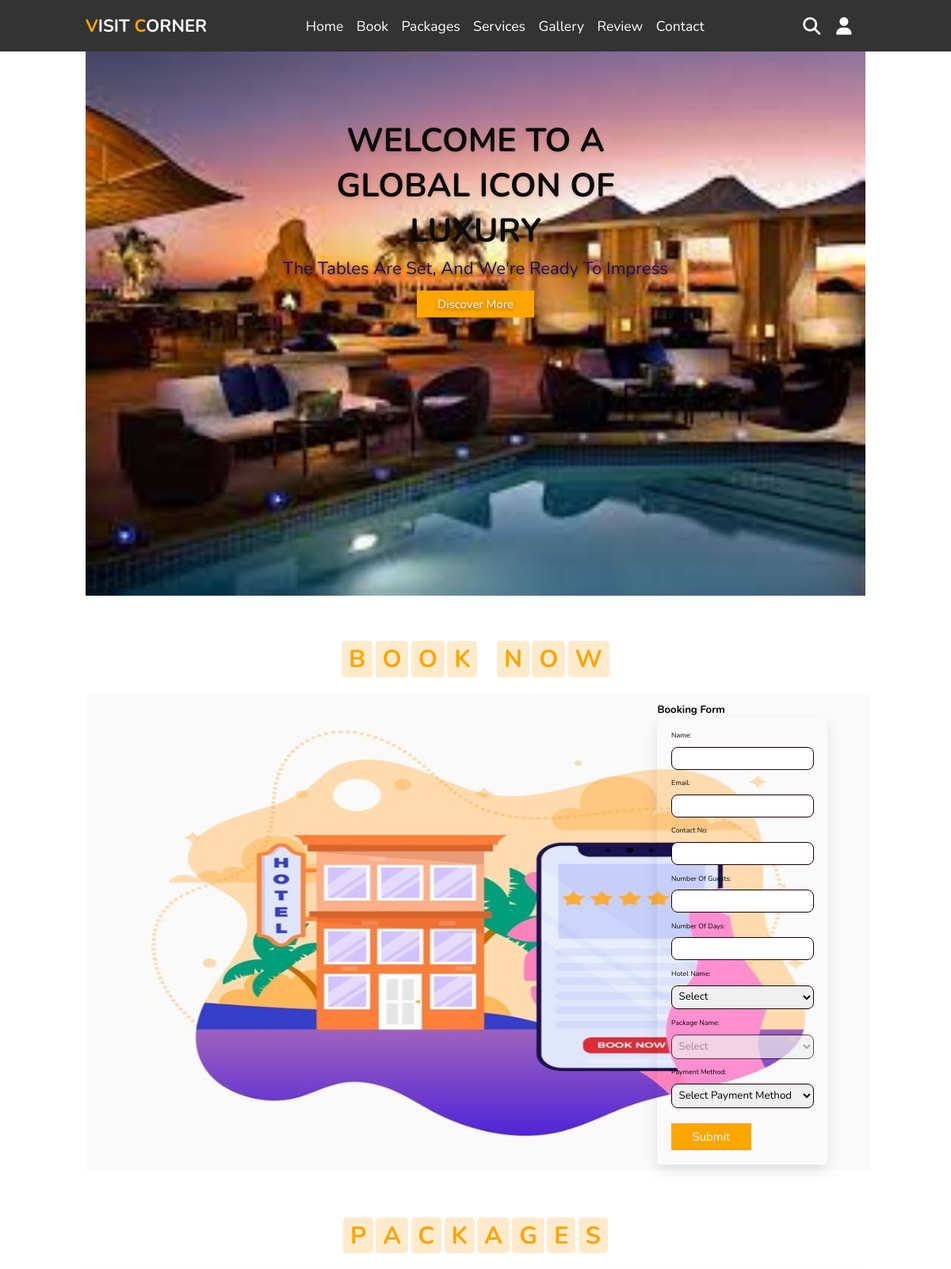
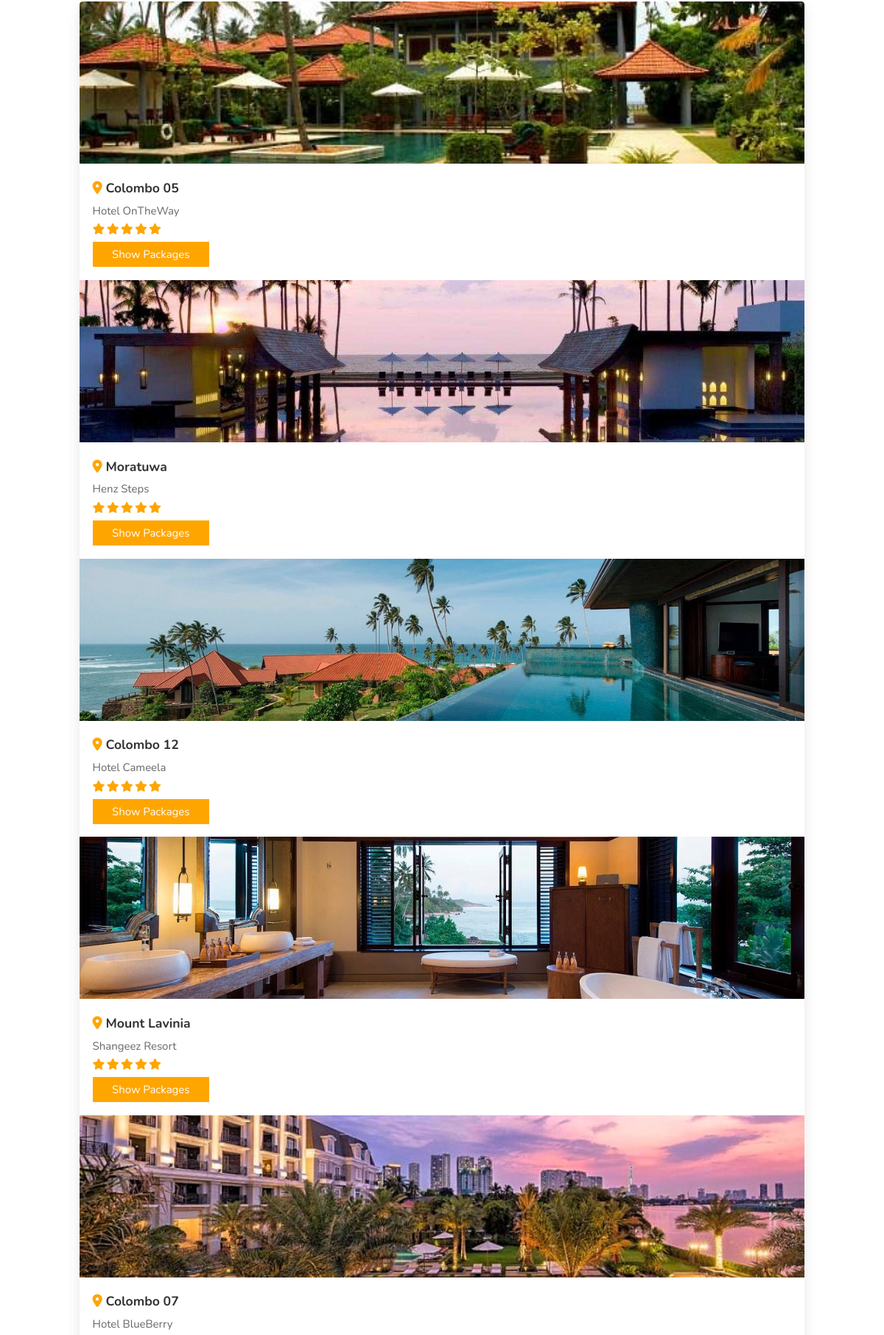
The page / (upper part) on the database its author committed (2 pictures, top to bottom).
### tables this page shows
CREATE TABLE IF NOT EXISTS `hotel` (
  `id` int NOT NULL AUTO_INCREMENT,
  `name` varchar(255) NOT NULL,
  `location` varchar(255) NOT NULL,
  `username` varchar(50) NOT NULL,
  `password` varchar(50) NOT NULL,
  `main_img` varchar(255) DEFAULT NULL,
  PRIMARY KEY (`id`)
);

### connection.php (called while the page is built, shortened)
<?php
class Database
{
    public static $connection;
    public static function setUpConnection()
    {
        if (!isset(Database::$connection)) {
            Database::$connection = new mysqli("localhost", "root", "No", "hotel_db", "3306");
        }
    }
    public static function search($q)
    {
        return Database::$connection->query($q);
    }
}

### index.php (the view, shortened to what this page needs)
<?php
require "connection.php";
?>
<!DOCTYPE html>
<html lang="en">
<head>
    <link rel="stylesheet" href="https://cdn.jsdelivr.net/npm/swiper@11/swiper-bundle.min.css" />
    <link rel="stylesheet" href="https://cdnjs.cloudflare.com/ajax/libs/font-awesome/6.5.1/css/all.min.css ">
    <link rel="stylesheet" href="style.css">
</head>
<body>
    <header>
        <a href="#" class="logo"><span>V</span>ISIT<span> C</span>ORNER</a>
        <nav class="navbar">
            <a href="#home"> Home</a>
            <a href="#book"> Book</a>
            <a href="#packages"> Packages</a>
            <a href="#services"> Services</a>
            <a href="#gallery"> Gallery</a>
            <a href="#review"> Review</a>
            <a href="#contact"> Contact</a>
        </nav>
        <div class="icons">
            <i class="fas fa-search" id="search-btn"></i>
            <i class="fas fa-user" id="login-btn"></i>
        </div>
        <form action="" class="search-bar-container">
            <label for="search-bar" class="fas fa-search"></label>
        </form>
    </header>
    <section class="home" id="home">
        <div class="image-container">
            <div class="container">
                <h3>welcome to A global icon of luxury</h3>
                <p>The tables are set, and we're ready to impress</p>
                <a href="#packages" class="btn">discover more</a>
            </div>
        </div>
    </section>
    <section class="book" id="book">
        <h1 class="heading">
            <span>b</span>
            <span>o</span>
            <span>o</span>
            <span>k</span>
            <span class="space"></span>
            <span>n</span>
            <span>o</span>
            <span>w</span>
        </h1>
        <div class="row">
            <div class="img">
                <img src="assets/images/booking forum image.jpg" alt="">
            </div>
            <div class="booking-form-container" id="bookingFormContainer">
                <h2>Booking Form</h2>
                <form id="bookingForm">
                    <div class="form-group">
                        <label for="name">Name:</label>
                        <input type="text" id="name" name="name" required>
                    </div>
                    <div class="form-group">
                        <label for="email">Email:</label>
                        <?php if (isset($_SESSION['user'])) { ?>
                            <input type="email" id="email1" name="email" value="<?= $_SESSION['user']['email'] ?>" required>
                        <?php } else { ?>
                            <input type="email" id="email1" name="email" required>
                        <?php } ?>
                    </div>
                    <div class="form-group">
                        <label for="contactNo">Contact No:</label>
                        <input type="tel" id="contactNo" name="contactNo" required>
                    </div>
                    <div class="form-group">
                        <label for="guests">Number of Guests:</label>
                        <input type="number" id="guests" name="guests" min="1" required>
                    </div>
                    <div class="form-group">
                        <label for="days">Number of Days:</label>
                        <input type="number" id="days" name="days" min="1" required>
                    </div>
                    <div class="form-group">
                        <label for="hotel">Hotel Name:</label>
                        <select id="hotel" name="hotel" onchange="loadPackage()">
                            <option value="0">Select</option>
                        </select>
                    </div>
                    <div class="form-group">
                        <label for="package">Package Name:</label>
                        <select id="package" name="package" disabled>
                            <option value="0">Select</option>
                        </select>
                    </div>
                    <div class="form-group">
                        <label for="paymentMethod">Payment Method:</label>
                        <select id="paymentMethod" name="paymentMethod" required>
                            <option value="0">Select Payment Method</option>
                        </select>
                    </div>
                    <button type="button" class="btn" onclick="bookingSubmit()">Submit</button>
                </form>
            </div>
    </section>
    <section class="packages" id="packages">
        <h1 class="heading">
            <span>p</span>
            <span>a</span>
            <span>c</span>
            <span>k</span>
            <span>a</span>
            <span>g</span>
            <span>e</span>
            <span>s</span>
        </h1>
        <div class="box-container">
            <div class="box">
                <?php
                $result = Database::search("SELECT * FROM hotel");
                while ($data = $result->fetch_assoc()) {
                ?>
                    <img src="<?= $data['main_img'] ?>" alt="">
                    <div class="content">
                        <h3><i class="fas fa-map-marker-alt"></i> <?= $data['location'] ?></h3>
                        <p><?= $data['name'] ?></p>
                        <div class="stars">
                            <i class="fas fa-star"></i>
                            <i class="fas fa-star"></i>
                            <i class="fas fa-star"></i>
                            <i class="fas fa-star"></i>
                            <i class="fas fa-star"></i>
                        </div>
                        <button class="btn" onclick="toggleDescription('<?= $data['id'] ?>')">Show packages</button>
                    </div>
                <?php } ?>
            </div>
        </div>
    </section>
</body>
</head>
</html>

### style.css (style rules this page uses)
:root { --orange: #ffa500; }
* { font-family: 'Nunito', sans-serif; margin: 0; padding: 0; box-sizing: border-box; text-transform: capitalize; outline: none; border: none; text-decoration: none; transition: all .2s linear; }
html { font-size: 62.5%; overflow-x: hidden; scroll-padding-top: 6rem; scroll-behavior: smooth; margin: 0%; }
section { padding: 2rem 9%; }
.heading { text-align: center; padding: 2.5rem 0; }
.heading span { font-size: 3.5rem; background: rgba(255, 155, 0, .2); color: var(--orange); border-radius: .5rem; padding: .2rem 1rem; display: inline-block; }
.heading span.space { background: none; }
.btn { display: inline-block; margin-top: 1rem; background: var(--orange); color: #fff; padding: .8rem 3rem; border: .2rem solid --orange; cursor: pointer; font-size: 1.7rem; }
header { position: fixed; top: 0; left: 0; right: 0; background: #333; z-index: 1000; display: flex; align-items: center; justify-content: space-between; padding: 2rem 9%; }
header .logo { font-size: 2.5rem; font-weight: bolder; color: #fff; text-transform: uppercase; }
header .logo span { color: var(--orange); }
header .navbar a { color: #fff; font-size: 2rem; margin: .8rem; }
header .icons i { font-size: 2.5rem; color: #fff; cursor: pointer; margin-right: 2rem; }
header .search-bar-container { position: absolute; top: 100%; left: 0; right: 0; padding: 1.5rem 2rem; background: #333; border-top: .1rem solid rgba(255, 255, 255, .2); display: flex; align-items: center; z-index: 1001; clip-path: polygon(0 0, 100% 0, 100% 0, 0 0); }
header .search-bar-container label { color: #fff; cursor: pointer; font-size: 3rem; margin-left: 1.5rem; }
.home .image-container { position: relative; text-align: center; }
.home .container { position: absolute; top: 35%; left: 50%; transform: translate(-50%, -50%); color: #fff; text-align: center; display: flex; flex-direction: column; align-items: center; justify-content: center; text-shadow: 0 2px 4px rgba(0, 0, 0, 0.5); }
.home .container h3 { font-size: 4.75rem; color: #0c0c0c; text-transform: uppercase; text-shadow: 0 .3rem .5rem rgba(0, 0, 0, .1); }
.home .container p { font-size: 2.5rem; color: #240d59; padding: .5rem 0; }
.book .row { display: flex; flex-wrap: wrap; gap: 1.5rem; align-items: center; }
.book .row .img img { width: 150%; height: 600px; }
.book .row form { flex: 1 1 40rem; padding: 2rem; box-shadow: 0 1rem 2rem rgba(0, 0, 0, .1); border-radius: .5rem; }
.packages .box-container { display: flex; flex-wrap: wrap; gap: 2rem; }
.packages .box-container .box { flex: 1 1 30rem; border-radius: 0.5rem; overflow: hidden; box-shadow: 0 1rem 2rem rgba(0, 0, 0, .1); }
.packages .box-container .box img { height: 25rem; width: 100%; object-fit: cover; }
.packages .box-container .box .content { padding: 2rem; }
.packages .box-container .box .content h3 { font-size: 2rem; color: #333; }
.packages .box-container .box .content h3 i { color: var(--orange); }
.packages .box-container .box .content p { font-size: 1.7rem; color: #666; padding: 1rem 0; }
.packages .box-container .box .content .stars i { font-size: 1.7rem; color: var(--orange); }
.booking-form-container { max-width: 500px; margin: 0 auto; }
.form-group { margin-bottom: 1.2rem; }
label { display: block; margin-bottom: 1rem; }
input[type="text"], input[type="email"], input[type="tel"], input[type="number"], select { width: 100%; padding: 0.5rem; border: 1px solid #160202; border-radius: 8px; box-sizing: border-box; }
@media (max-width:1200px) { html { font-size: 55%; } }

### rows shown on the page
hotel: main_img (picture), location "Colombo 05", name "Hotel OnTheWay"
hotel: main_img (picture), location "Moratuwa", name "Henz Steps"
hotel: main_img (picture), location "Colombo 12", name "Hotel Cameela"
hotel: main_img (picture), location "Mount Lavinia", name "Shangeez Resort"
hotel: main_img (picture), location "Colombo 07", name "Hotel BlueBerry"
